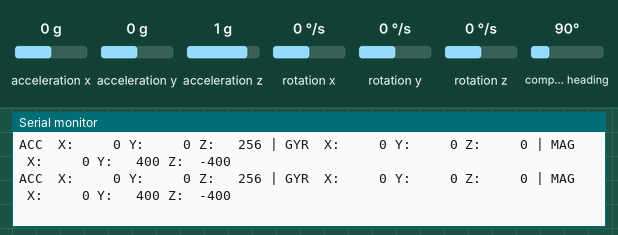
Simulated run of this sketch. Board: ESP32-C3. Parts: the last lines printed to the serial monitor. Wiring (inferred from the names in the program): HMC5883L compass at I2C address 0x1E; ADXL345 accelerometer at I2C address 0x53; ITG-3200 gyroscope at I2C address 0x68. Inputs (shaded band) come from the test bench; at power-on: acceleration x 0 g, acceleration y 0 g, acceleration z 1 g, rotation x 0 °/s, rotation y 0 °/s, rotation z 0 °/s, compass heading 90°.

Above: at 1.3 s.
1.4 s: acceleration x set to -1.4 g
At 1.46 s:
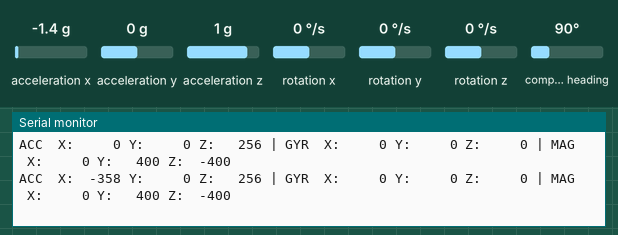
3.3 s: acceleration y set to -1.4 g
At 3.34 s:
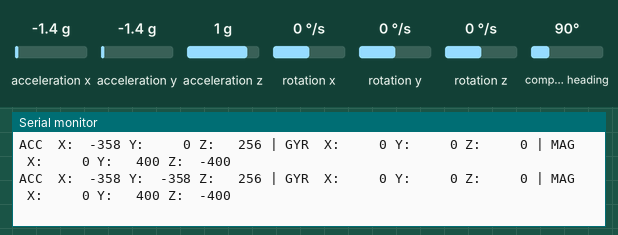
5.2 s: acceleration z set to -1.4 g
At 5.21 s:
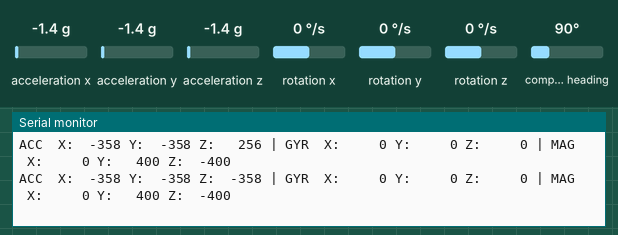
7.1 s: rotation x set to -192 °/s
At 7.29 s:
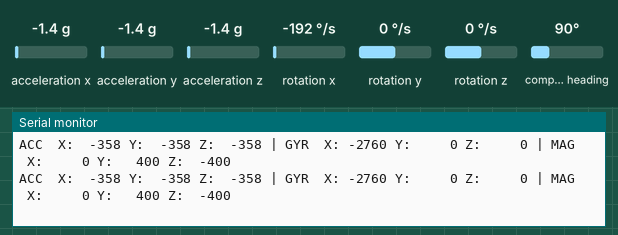
9.0 s: rotation y set to -192 °/s
At 9.06 s:
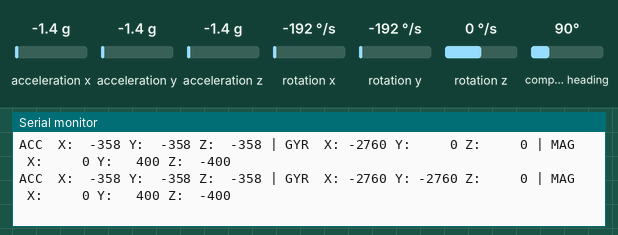
10.9 s: rotation z set to -192 °/s
At 10.93 s:
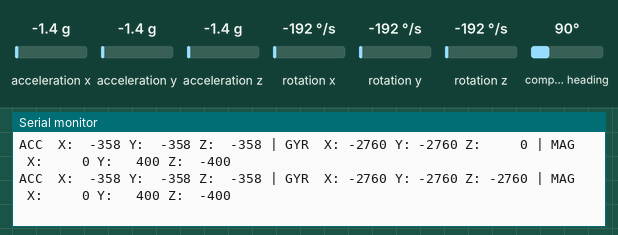

The sketch:

device.ino
```cpp
/*
 *  === ESP32-C3 WiFi Direct Connection Test ===
 */

#include <Arduino.h>
#include <Wire.h>

#define PIN_SDA 8
#define PIN_SCL 9


// === Constants
const int BAUD = 115200;
const uint8_t ACCEL_ADDR = 0x53; // ADXL345
const uint8_t GYRO_ADDR  = 0x68; // ITG3200/ITG3205
const uint8_t MAG_ADDR   = 0x1E; // HMC5883L

// === Functions
// Write one register
bool writeRegister(uint8_t address, uint8_t reg, uint8_t value) {
  Wire.beginTransmission(address);
  Wire.write(reg);
  Wire.write(value);
  return Wire.endTransmission() == 0;
}

// Read consecutive registers
bool readRegisters(uint8_t address, uint8_t reg, uint8_t* data, size_t length) {
  Wire.beginTransmission(address);
  Wire.write(reg);

  if (Wire.endTransmission(false) != 0) {
    return false;
  }

  if (Wire.requestFrom(address, length) != length) {
    return false;
  }

  for (size_t i = 0; i < length; i++) {
    data[i] = Wire.read();
  }

  return true;
}

// Combine bytes in little-endian order (ADXL345)
int16_t littleEndian(uint8_t low, uint8_t high) {
  return (int16_t)((uint16_t)high << 8 | low);
}

// Combine bytes in big-endian order (gyro and magnetometer)
int16_t bigEndian(uint8_t high, uint8_t low) {
  return (int16_t)((uint16_t)high << 8 | low);
}


// === Loops
void setup() {
  Serial.begin(BAUD);

  Wire.begin(PIN_SDA, PIN_SCL);
  Wire.setClock(100000);

  // Initialize accelerometer: measurement mode
  writeRegister(ACCEL_ADDR, 0x2D, 0x08);

  // Initialize gyroscope: wake up and configure
  writeRegister(GYRO_ADDR, 0x3E, 0x00);
  writeRegister(GYRO_ADDR, 0x15, 0x07);
  writeRegister(GYRO_ADDR, 0x16, 0x1B);

  // Initialize magnetometer: continuous measurement
  writeRegister(MAG_ADDR, 0x00, 0x70);
  writeRegister(MAG_ADDR, 0x01, 0x20);
  writeRegister(MAG_ADDR, 0x02, 0x00);

  delay(100);

  Serial.println("GY-85 sensor test");
  Serial.println("Accelerometer | Gyroscope | Magnetometer");
}

void loop() {
  uint8_t data[6];

  // Accelerometer
  if (readRegisters(ACCEL_ADDR, 0x32, data, 6)) {
    int16_t ax = littleEndian(data[0], data[1]);
    int16_t ay = littleEndian(data[2], data[3]);
    int16_t az = littleEndian(data[4], data[5]);

    Serial.printf("ACC  X:%6d Y:%6d Z:%6d | ", ax, ay, az);
  } else {
    Serial.print("ACC read failed | ");
  }

  // Gyroscope
  if (readRegisters(GYRO_ADDR, 0x1D, data, 6)) {
    int16_t gx = bigEndian(data[0], data[1]);
    int16_t gy = bigEndian(data[2], data[3]);
    int16_t gz = bigEndian(data[4], data[5]);

    Serial.printf("GYR  X:%6d Y:%6d Z:%6d | ", gx, gy, gz);
  } else {
    Serial.print("GYR read failed | ");
  }

  // Magnetometer: register order is X, Z, Y
  if (readRegisters(MAG_ADDR, 0x03, data, 6)) {
    int16_t mx = bigEndian(data[0], data[1]);
    int16_t mz = bigEndian(data[2], data[3]);
    int16_t my = bigEndian(data[4], data[5]);

    Serial.printf("MAG  X:%6d Y:%6d Z:%6d", mx, my, mz);
  } else {
    Serial.print("MAG read failed");
  }

  Serial.println();
  delay(100);
}
```

Measured:
- after the input at 1.4 s, the serial monitor: prints a new line after 0.06 s (image 1)
- after the input at 3.3 s, the serial monitor: prints a new line at once (image 2)
- after the input at 5.2 s, the serial monitor: prints a new line at once (image 3)
- after the input at 7.1 s, the serial monitor: prints a new line after 0.08 s (image 4)
- after the input at 9.0 s, the serial monitor: prints a new line after 0.05 s (image 5)
- after the input at 10.9 s, the serial monitor: prints a new line at once (image 6)
